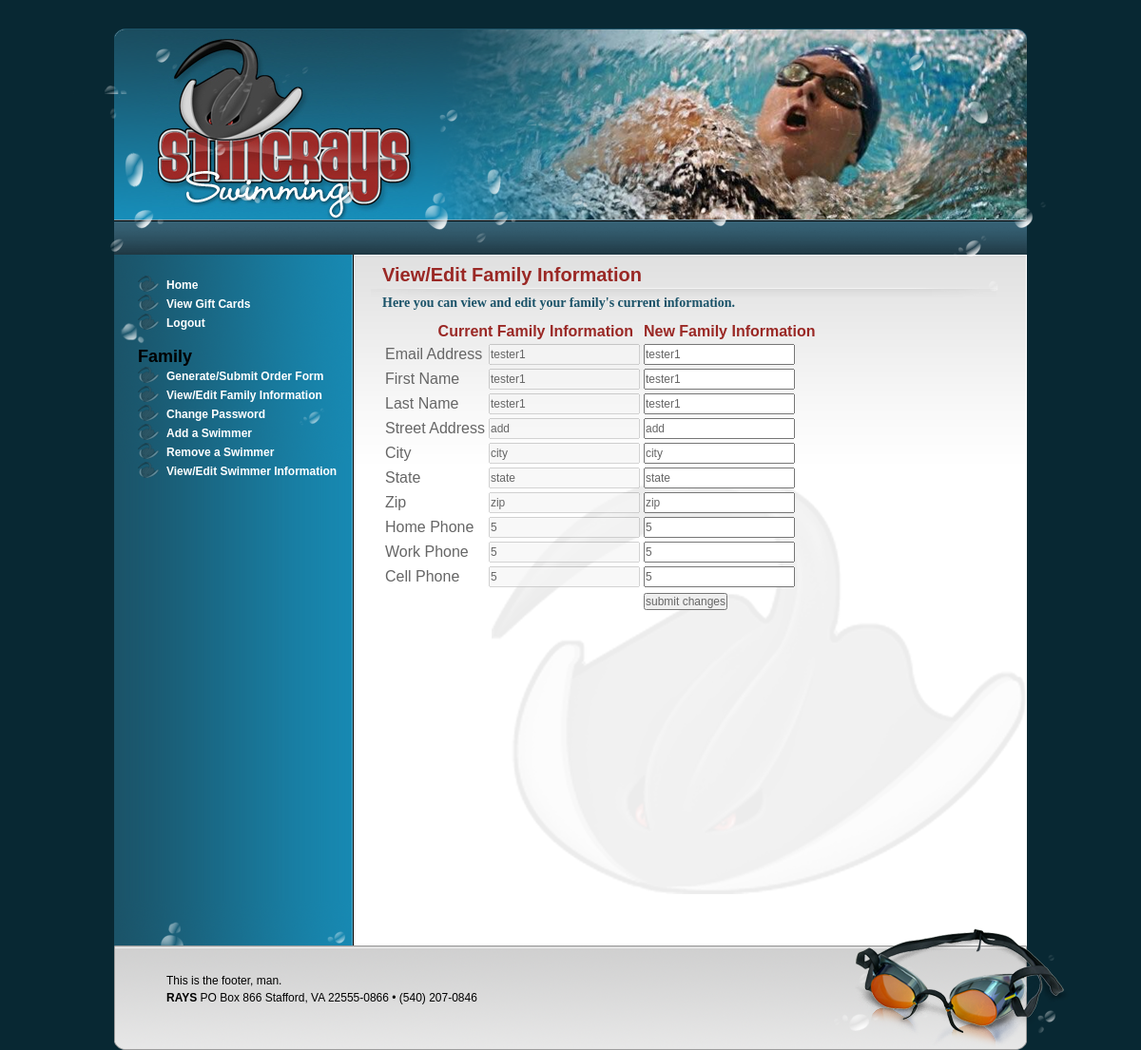
Page /updateFamily.php (signed in) on the committed database.
### tables this page shows
CREATE TABLE IF NOT EXISTS `families` (
  `familyID` int(10) NOT NULL AUTO_INCREMENT,
  `email` varchar(30) DEFAULT NULL,
  `password` varchar(40) DEFAULT NULL,
  `parentFirstName` varchar(20) DEFAULT NULL,
  `parentLastName` varchar(20) DEFAULT NULL,
  `yearJoined` int(4) DEFAULT NULL,
  `streetAddress` varchar(30) DEFAULT NULL,
  `city` varchar(20) DEFAULT NULL,
  `state` varchar(20) DEFAULT NULL,
  `zip` varchar(20) DEFAULT NULL,
  `homePhone` varchar(20) DEFAULT NULL,
  `workPhone` varchar(20) DEFAULT NULL,
  `cellPhone` varchar(20) DEFAULT NULL,
  `accessLevel` char(1) DEFAULT NULL,
  `overallAFD` decimal(8,2) DEFAULT NULL,
  `currentAFD` decimal(8,2) DEFAULT NULL,
  PRIMARY KEY (`familyID`)
);

### updateFamily.php (the view, shortened to what this page needs)
<html>
<body>
<?php
include('siteNavigator.php');
?>
<h1>View/Edit Family Information<h1>
<h2>Here you can view and edit your family's current information.</h2>
<?php
	$famID = $_SESSION['familyID'];
	$q = "SELECT * FROM families WHERE familyID = $famID";
	$result = mysqli_query($db, $q);
	while($row = mysqli_fetch_array($result)){
		$email = $row['email'];
		$first = $row['parentFirstName'];
		$last = $row['parentLastName'];
		$streetAddress = $row['streetAddress'];
		$city = $row['city'];
		$state = $row['state'];
		$zip = $row['zip'];
		$hphone = $row['homePhone'];
		$wphone = $row['workPhone'];
		$cphone =$row['cellPhone'];
		echo "
		<form action = updateFamilyController.php method = 'post'>
		<table border='0'>
		<tr>
		<td colspan='2' style='font-weight:bold;padding-right:8px' align='right'><h3>Current Family Information</h3></center></td>
		<td style='font-weight:bold;' align='left'><h3>New Family Information</h3></center></td>
		</tr>
		<tr>
		<td> Email Address </td>
		<td><input type = 'text' name = 'email' disabled='disabled' value = '$email'/></td>
		<td><input type = 'text' name = 'emailNew' value = '$email'/></td>
		</tr>
		<tr>
		<td>First Name </td>
		<td><input type = 'text' name = 'parentFirstName' disabled='disabled' value = '$first'/></td>
		<td><input type = 'text' name = 'parentFirstNameNew' value = '$first'/></td>
		</tr>
		<tr>
		<td>Last Name </td>
		<td><input type = 'text' name = 'parentLastName' disabled='disabled' value = '$last'/></td>
		<td><input type = 'text' name = 'parentLastNameNew' value = '$last'/></td>
		</tr>
		<tr>
		<td>Street Address </td>
		<td><input type = 'text' name = 'streetAddress' disabled='disabled' value = '$streetAddress'/></td>
		<td><input type = 'text' name = 'streetAddressNew' value = '$streetAddress'/></td>
		</tr>
		<tr>
		<td>City </td>
		<td><input type = 'text' name = 'city' disabled='disabled' value = '$city'/></td>
		<td><input type = 'text' name = 'cityNew' value = '$city'/></td>
		</tr>
		<tr>
		<td>State </br></td>
		<td><input type = 'text' name = 'state' disabled='disabled' value = '$state'/></td>
		<td><input type = 'text' name = 'stateNew' value = '$state'/></td>
		</tr>
		<tr>
		<td>Zip </br></td>
		<td><input type = 'text' name = 'zip' disabled='disabled' value = '$zip'/></td>
		<td><input type = 'text' name = 'zipNew' value = '$zip'/></td>
		</tr>
		<tr>
		<td>Home Phone </td>
		<td><input type = 'text' name = 'homePhone' disabled='disabled' value = '$hphone'/> </br></td>
		<td><input type = 'text' name = 'homePhoneNew' value = '$hphone'/></td>
		</tr>
		<tr>
		<td>Work Phone </td>
		<td><input type = 'text' name = 'workPhone' disabled='disabled' value = '$wphone'/></td>
		<td><input type = 'text' name = 'workPhoneNew' value = '$wphone'/></td>
		</tr>
		<tr>
		<td>Cell Phone </td>
		<td><input type = 'text' name = 'cellPhone' disabled='disabled' value = '$cphone'/></td>
		<td><input type = 'text' name = 'cellPhoneNew' value = '$cphone'/></td>
		</tr>
		<tr>
		<tr>
		<td></td>
		<td></td>
		<td><input type = submit value = 'submit changes' /></td>
		<input type = hidden name = 'famID' value = '$famID'/>
		</table>
		</form>
		";
	}
?>
</div>
<?php
include('footer.php');
?>
</body>
</html>

### stylesheet.css (style rules this page uses)
h1 { color: #9a2825; font:bold 20px Georgia Arial, Helvetica, sans-serif; margin: 10px 0px 10px 0px; }
h2 { color: #000000; font:bold 14px Arial, Helvetica, sans-serif; margin: 0px 0px 10px 0px; }
h2 { color: #1b5369; font:bold 14px arial black,avant garde; margin: 0px 0px 10px 0px; }
h3 { color: #9a2825; font-size: 16px; font-weight: bold; margin:0; }
html, body, p, div, input, select { font: normal 12px Arial, Helvetica, sans-serif; color: #666666; line-height: 150%; }
form, input { padding:0; margin:0; }
#page { margin:30px 0px 0px 0px; background: #082833 url(graphics/design/page_bg2.jpg) repeat-x left top; }

### rows in the picture
families: email "tester1", emailNew "tester1", parentFirstName "tester1", parentFirstNameNew "tester1", parentLastName "tester1", parentLastNameNew "tester1", streetAddress "add", streetAddressNew "add", city "city", cityNew "city", state "state", stateNew "state", zip "zip", zipNew "zip", homePhone "5", homePhoneNew "5", workPhone "5", workPhoneNew "5", cellPhone "5", cellPhoneNew "5"
